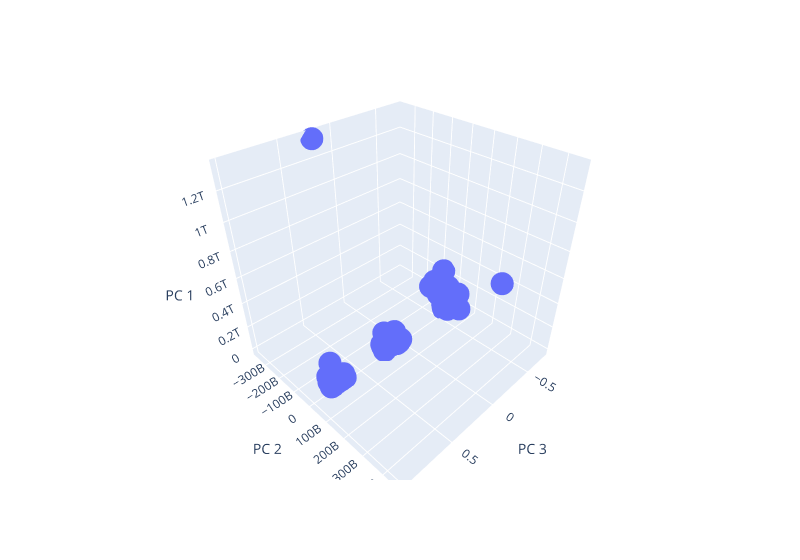

Notebook cell for this chart:
### Code cell
# Plot the scatter with x="TotalCoinsMined" and y="TotalCoinSupply"
fig = px.scatter_3d(
    clustered_df,
    x="PC 3",
    y="PC 2",
    z="PC 1",
    hover_name="CoinName",
    hover_data=["Algorithm"],
    width=800,
)
fig.update_layout(legend=dict(x=0, y=1))
fig.show()

### Figure 1 — Plotly figure (JSON) as saved in the notebook; plotly's stock layout.template omitted (floating-point values rounded to 4 significant figures; data arrays with more than 128 entries replaced by an {"elided": "..."} marker saying what was removed)
{"data": [{"customdata": {"elided": "533x1 str values"}, "hovertemplate": "<b>%{hovertext}</b><br><br>PC 3=%{x}<br>PC 2=%{y}<br>PC 1=%{z}<br>Algorithm=%{customdata[0]}<extra></extra>", "hovertext": {"elided": "533 str values"}, "legendgroup": "", "marker": {"color": "#636efa", "symbol": "circle"}, "mode": "markers", "name": "", "scene": "scene", "showlegend": false, "type": "scatter3d", "x": {"elided": "533 float values"}, "y": {"elided": "533 float values"}, "z": {"elided": "533 float values"}}], "layout": {"legend": {"tracegroupgap": 0, "x": 0, "y": 1}, "margin": {"t": 60}, "scene": {"domain": {"x": [0, 1], "y": [0, 1]}, "xaxis": {"title": {"text": "PC 3"}}, "yaxis": {"title": {"text": "PC 2"}}, "zaxis": {"title": {"text": "PC 1"}}}, "width": 800}}
